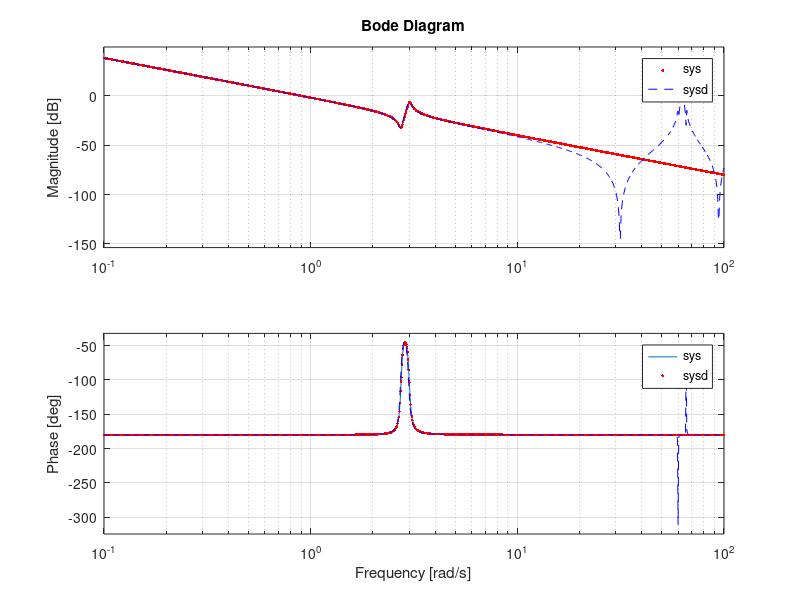

Recreate this plot in MATLAB.
clear
close
clc


sys = tf([1 0.1 7.5],[1 0.12 9 0 0]);
bode (sys)
hold on

%paso a discreto
Ts=0.1;

%sysd=c2d(sys,Ts,'tustin')
sysd=c2d(sys,Ts,'prewarp',0.1)

bode(sys,'r.',sysd,'b--')
% The Bode plot of a discrete-time system includes a vertical line marking 
% the Nyquist frequency of the system.